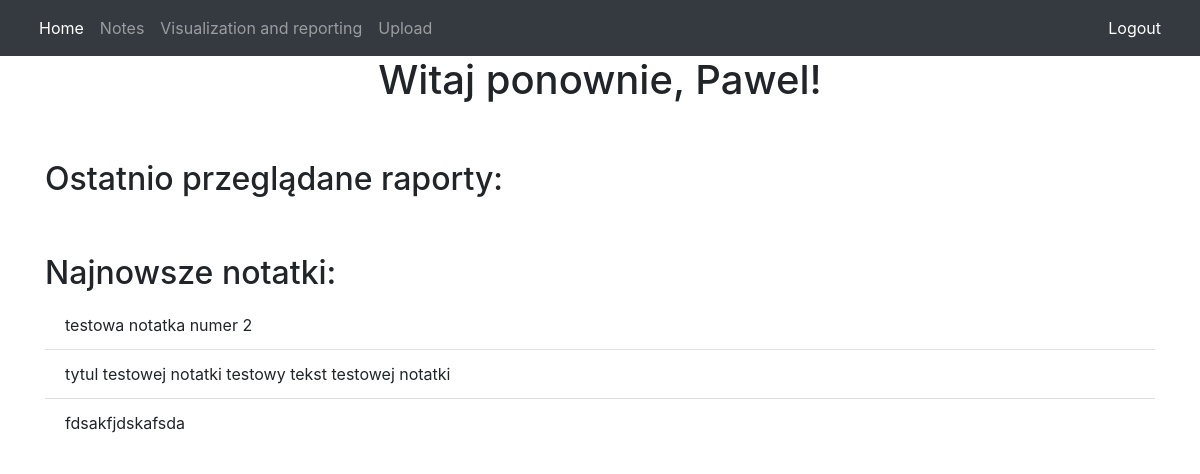
/ (signed in), run on an earlier commit of the app's database.
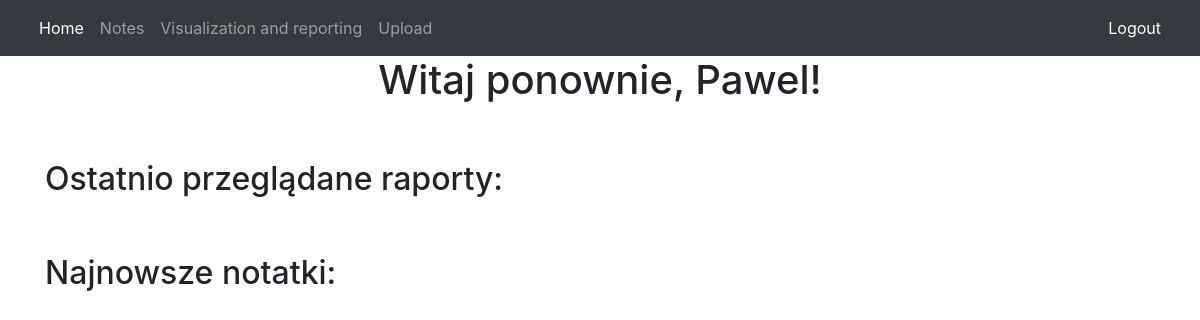
And on a later commit of the database.
### website/models.py (models this page shows)
class Note(db.Model):
    id = db.Column(db.Integer, primary_key=True)
    data = db.Column(db.String(10000))
    date = db.Column(db.DateTime(timezone=True), default=func.now())
    user_id = db.Column(db.Integer, db.ForeignKey('user.id'))

### website/views.py (the view)
@views.route('/', methods=['GET'])
@login_required
def home():
    return render_template("home.html", user=current_user)

### website/__init__.py (called while the page is built)
def create_app():
    app = Flask(__name__)
    app.config['SECRET_KEY'] = 'hjshjhdjah kjshkjdhjs'
    app.config['SQLALCHEMY_DATABASE_URI'] = f'sqlite:///{DB_NAME}'
    app.config['SQLALCHEMY_TRACK_MODIFICATIONS']=False
    db.init_app(app)
    from .views import views
    from .auth import auth
    from .import_csv import importCsv
    from .transformation import transform
    app.register_blueprint(views, url_prefix='/')
    app.register_blueprint(auth, url_prefix='/')
    app.register_blueprint(importCsv, url_prefix='/')
    app.register_blueprint(transform, url_prefix='/')
    from . import models
    with app.app_context():
        db.create_all()
    login_manager = LoginManager()
    login_manager.login_view = 'auth.login'
    login_manager.init_app(app)
    @login_manager.user_loader
    def load_user(id):
        return models.User.query.get(int(id))
    return app

### website/templates/home.html
{% extends "base.html" %} {% block title %}Home{% endblock %}
{% block content %}
    <h1 align="center">Witaj ponownie, {{user.first_name}}!</h1>
    <br/><br/>
    <h2 align="left">Ostatnio przeglądane raporty: </h2>
    <br/><br/>
    <h2 align="left">Najnowsze notatki: </h2>
    <ul class="list-group list-group-flush" id="notes">
      {% for note in user.notes[-5:] %}
      <li class="list-group-item">{{ note.data }}</li>
      {% endfor %}
    </ul>
{% endblock %}

What changed in the data, as far as the page shows it:
removed Note: data "testowa notatka numer 2"
removed Note: data "tytul testowej notatki testowy tekst testowej notatki"
removed Note: data "fdsakfjdskafsda"
